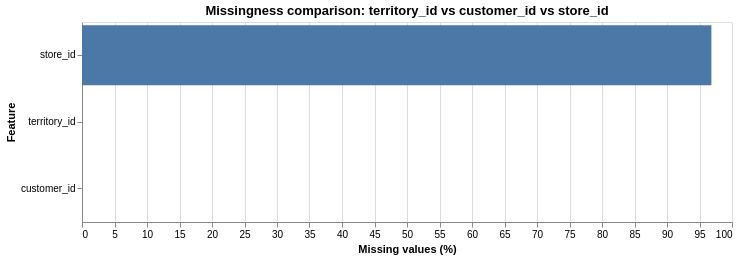

Notebook source saved alongside this figure:
### Code cell
# Visual comparison of missingness rates
miss_comp = compare_df[["feature", "missing_%"]].copy()

alt.Chart(miss_comp).mark_bar().encode(
    x=alt.X("missing_%:Q", title="Missing values (%)"),
    y=alt.Y("feature:N", sort="-x", title="Feature"),
    tooltip=["feature:N", "missing_%:Q"]
).properties(title="Missingness comparison: territory_id vs customer_id vs store_id", width=650, height=200)

### Figure 1 — Vega-Lite specification as saved in the notebook (floating-point values rounded to 4 significant figures)
{"config": {"view": {"continuousWidth": 300, "continuousHeight": 300}}, "data": {"name": "data-e6603fe859f986c3a0248e31ae5eae59"}, "mark": {"type": "bar"}, "encoding": {"tooltip": [{"field": "feature", "type": "nominal"}, {"field": "missing_%", "type": "quantitative"}], "x": {"field": "missing_%", "title": "Missing values (%)", "type": "quantitative"}, "y": {"field": "feature", "sort": "-x", "title": "Feature", "type": "nominal"}}, "height": 200, "title": "Missingness comparison: territory_id vs customer_id vs store_id", "width": 650, "$schema": "https://vega.github.io/schema/vega-lite/v5.20.1.json", "datasets": {"data-e6603fe859f986c3a0248e31ae5eae59": [{"feature": "territory_id", "missing_%": 0.0}, {"feature": "customer_id", "missing_%": 0.0}, {"feature": "store_id", "missing_%": 96.83}]}}
